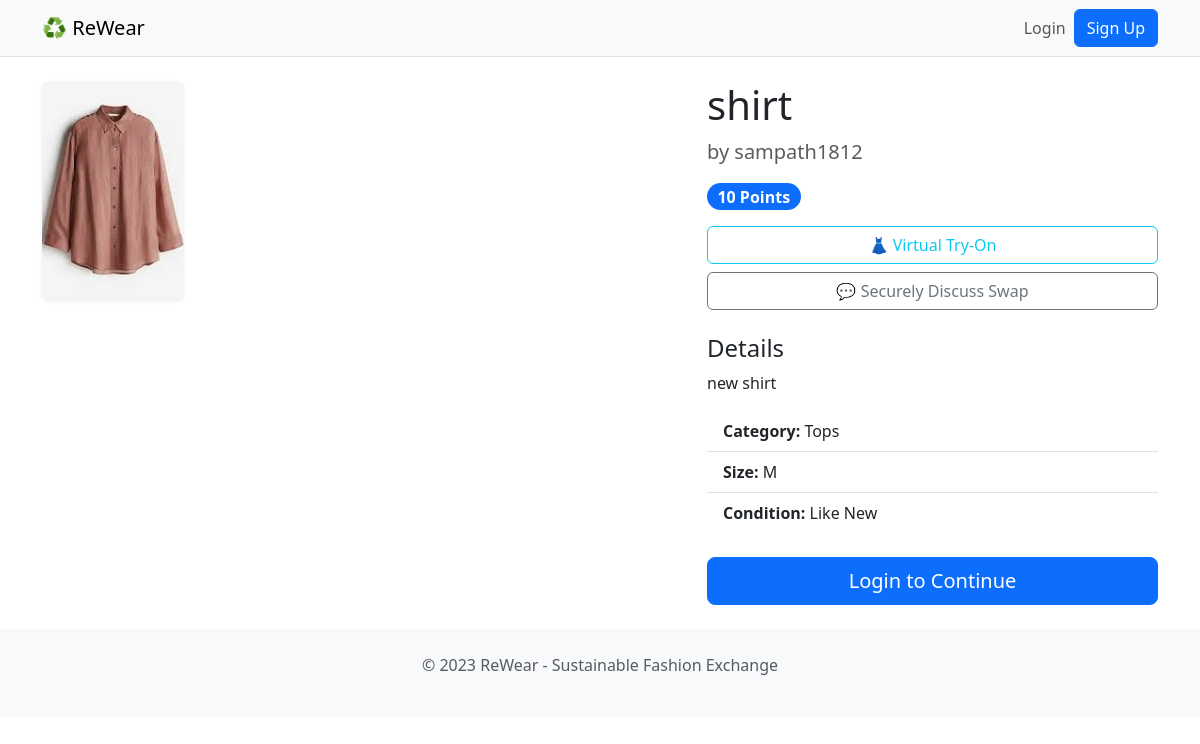
/item/2/, run on the app's committed database.
### core/models.py (models this page shows, shortened)
class ClothingItem(models.Model):
    CATEGORY_CHOICES = (
        ('Tops', 'Tops'),
        ('Bottoms', 'Bottoms'),
        ('Dresses', 'Dresses'),
        ('Outerwear', 'Outerwear'),
        ('Accessories', 'Accessories'),
    )
    CONDITION_CHOICES = (
        ('New', 'New with Tags'),
        ('Like New', 'Like New'),
        ('Good', 'Good'),
        ('Fair', 'Fair'),
    )
    STATUS_CHOICES = (
        ('available', 'Available'),
        ('swapped', 'Swapped'),
        ('sold', 'Sold'),
    )
    owner = models.ForeignKey(User, on_delete=models.CASCADE, related_name='items') # Link to the user who owns it
    title = models.CharField(max_length=200) # The item's title, e.g., "Vintage Denim Jacket"
    description = models.TextField() # A longer description
    image = models.ImageField(upload_to='clothing_images/') # The item's photo
    category = models.CharField(max_length=50, choices=CATEGORY_CHOICES) # Dropdown for category
    size = models.CharField(max_length=20) # e.g., "M", "UK 10", "32W"
    condition = models.CharField(max_length=50, choices=CONDITION_CHOICES) # Dropdown for condition
    points_value = models.IntegerField(default=10) # How many points this item is worth
    price = models.DecimalField(max_digits=7, decimal_places=2, null=True, blank=True)
    status = models.CharField(max_length=20, choices=STATUS_CHOICES, default='available') # Is it available or swapped?
    is_approved = models.BooleanField(default=False) # Admin must approve items before they go live
    created_at = models.DateTimeField(auto_now_add=True) # Automatically set the creation date

class User(AbstractUser):
    points = models.IntegerField(default=50) # Users start with 50 points

### core/views.py (the view)
# urls.py: path('item/<int:pk>/', views.item_detail_view, name='item_detail'),
def item_detail_view(request, pk):
    item = get_object_or_404(ClothingItem, pk=pk, is_approved=True)
    context = {'item': item}
    return render(request, 'core/item_detail.html', context)

### core/templates/core/item_detail.html (shortened to what this page needs)
{% extends 'core/base.html' %}
{% block content %}
<div class="row">
    <div class="col-md-7">
        {% if item.image %}
            <img src="{{ item.image.url }}" class="img-fluid rounded shadow-sm" alt="{{ item.title }}">
        {% else %}
            <div class="bg-light rounded d-flex align-items-center justify-content-center" style="height: 400px;">
                <p class="text-muted">No image available</p>
            </div>
        {% endif %}
    </div>
    <div class="col-md-5">
        <h1>{{ item.title }}</h1>
        <p class="lead text-muted">by {{ item.owner.username }}</p>
        {% if item.price and item.price > 0 %}
            <span class="badge bg-success rounded-pill fs-6 mb-3">${{ item.price }}</span>
        {% else %}
            <span class="badge bg-primary rounded-pill fs-6 mb-3">{{ item.points_value }} Points</span>
        {% endif %}
        <div class="d-grid gap-2 mb-4">
            <button type="button" class="btn btn-outline-info" data-bs-toggle="modal" data-bs-target="#tryOnModal">
                👗 Virtual Try-On
            </button>
            <button type="button" class="btn btn-outline-secondary" data-bs-toggle="modal" data-bs-target="#chatModal">
                💬 Securely Discuss Swap
            </button>
        </div>
        <h4>Details</h4>
        <p>{{ item.description }}</p>
        <ul class="list-group list-group-flush mb-4">
            <li class="list-group-item"><strong>Category:</strong> {{ item.category }}</li>
            <li class="list-group-item"><strong>Size:</strong> {{ item.size }}</li>
            <li class="list-group-item"><strong>Condition:</strong> {{ item.condition }}</li>
        </ul>
        <div class="d-grid">
        {% if user.is_authenticated %}
            {% if user == item.owner %}
                <p class="text-center text-muted">This is your item.</p>
            {% else %}
                {% if item.price and item.price > 0 %}
                    <a href="{% url 'core:checkout' item.pk %}" class="btn btn-lg btn-primary">
                        Buy Now for ${{ item.price }}
                    </a>
                {% else %}
                    <a href="{% url 'core:request_swap' item.pk %}" class="btn btn-lg btn-success">
                        Request a Swap ({{ item.points_value }} Points)
                    </a>
                {% endif %}
            {% endif %}
        {% else %}
            <a href="{% url 'login' %}?next={{ request.path }}" class="btn btn-lg btn-primary w-100">Login to Continue</a>
        {% endif %}
        </div>
    </div>
</div>
{% endblock %}

### data on the page
ClothingItem: image (picture), title "shirt", owner.username "sampath1812", points_value "10", description "new shirt", category "Tops", size "M", condition "Like New"
